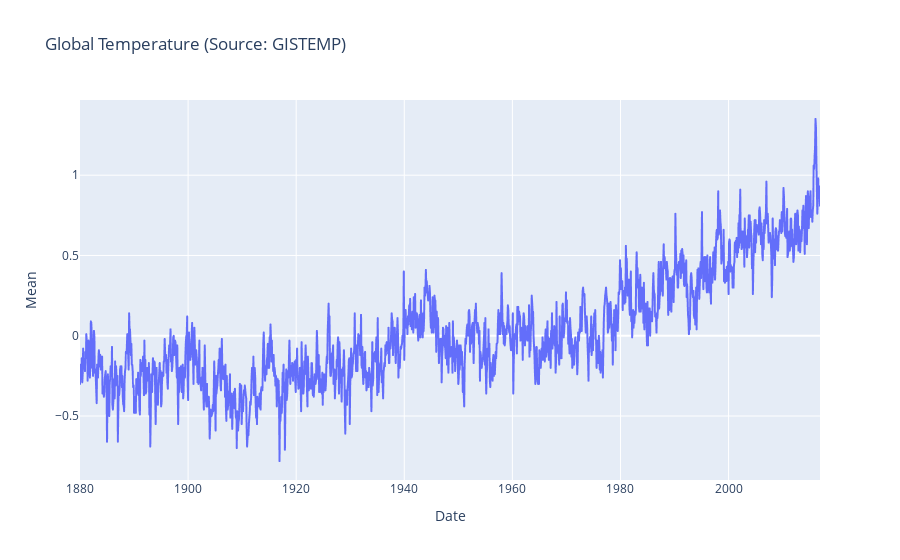

Notebook code for this chart:
### Code cell
fig=px.line(df2,x='Date',y='Mean',title='Global Temperature (Source: GISTEMP)')
fig.show()

# If you are working on ED, please comment out the following two lines, 
# remove the above two as ED does not support dynamic figures
# df2[::-1].plot(x='Date', y='Mean', title='Global Temperature (Source: GISTEMP)') 
# plt.savefig("Result02.png")

### Figure 1 — Plotly figure (JSON) as saved in the notebook; plotly's stock layout.template omitted (floating-point values rounded to 4 significant figures; data arrays with more than 128 entries replaced by an {"elided": "..."} marker saying what was removed)
{"data": [{"hovertemplate": "Date=%{x}<br>Mean=%{y}<extra></extra>", "legendgroup": "", "line": {"color": "#636efa", "dash": "solid"}, "marker": {"symbol": "circle"}, "mode": "lines", "name": "", "showlegend": false, "type": "scattergl", "x": {"elided": "1644 str values"}, "xaxis": "x", "y": {"elided": "1644 float values"}, "yaxis": "y"}], "layout": {"legend": {"tracegroupgap": 0}, "title": {"text": "Global Temperature (Source: GISTEMP)"}, "xaxis": {"anchor": "y", "domain": [0, 1], "title": {"text": "Date"}}, "yaxis": {"anchor": "x", "domain": [0, 1], "title": {"text": "Mean"}}}}
